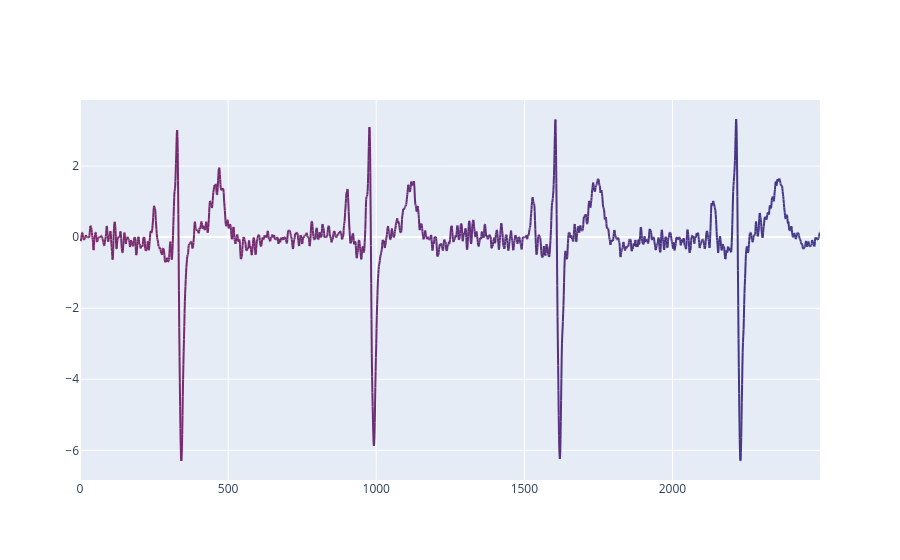

Notebook code for this chart:
### Code cell
def blend_colors_hex(start_color: str, end_color: str, activations: np.ndarray) -> np.ndarray:
    """
    Blends between two colors based on an array of blend factors.

    Parameters
    ----------
    start_color : str
        Hexadecimal color code for the start color.
    end_color : str
        Hexadecimal color code for the end color.
    activations : np.ndarray
        An array of blend factors where 0 corresponds to the start color and 1 to the end color.

    Returns
    -------
    np.ndarray
        An array of hexadecimal color codes resulting from the blends.

    Raises
    ------
    ValueError
        If any of the input blend factors are not within the range [0, 1].
    """
    if np.any((activations < 0) | (activations > 1)):
        raise ValueError("All blend factors must be between 0 and 1.")

    # Convert hexadecimal to RGB
    def hex_to_rgb(hex_color: str) -> Tuple[int]:
        return tuple(int(hex_color[i: i+2], 16) for i in (1, 3, 5))

    # Get RGB tuples
    start_rgb = np.array(hex_to_rgb(start_color))
    end_rgb = np.array(hex_to_rgb(end_color))

    # Blend RGB values
    blended_rgb = np.outer(1 - activations, start_rgb) + np.outer(activations, end_rgb)

    # Convert blended RGB back to hex codes
    return blended_rgb / 255

def colored_line_segments(data: np.ndarray, colors: np.ndarray, ax=None, **kwargs):
    """
    Plots line segments based on the provided data points, with each segment
    colored according to the corresponding color specification in `colors`.

    Parameters
    ----------
    data : np.ndarray
        Array of y-values for the line segments.
    colors : np.ndarray
        Array of colors, each color applied to the corresponding line segment
        between points i and i+1.

    Raises
    ------
    ValueError
        If the `colors` array does not have exactly one less element than the `data` array,
        as each segment needs a unique color.

    Returns
    -------
    None
    """
    if len(colors) != len(data) - 1:
        raise ValueError("Colors array must have one fewer elements than data array.")

    if ax is None:
        for i in range(len(data) - 1):
            plt.plot([i, i + 1], [data[i], data[i + 1]], color=colors[i], **kwargs)
    else:
        for i in range(len(data) - 1):
            ax.plot([i, i + 1], [data[i], data[i + 1]], color=colors[i], **kwargs)

def prep_saliency_values(attn_max, target_sample_length):
    # Resample to original sample size
    new_dims = [
        np.linspace(0, original_length-1, new_length) \
        for original_length, new_length in \
        zip(attn_max.shape, (target_sample_length - 1,))
    ]
    coords = np.meshgrid(*new_dims, indexing='ij')
    attn_max = map_coordinates(attn_max, coords)

    # Min-max normalization
    attn_max = attn_max - attn_max.min()
    attn_max = attn_max/attn_max.max()

    return attn_max

saliency_prepped = prep_saliency_values(
    attn_max.ravel(),
    attn_max.shape[0] * signal.shape[-1],
)
saliency_colors = blend_colors_hex('#0047AB', '#DC143C', saliency_prepped)
saliency_colors = (saliency_colors*255).astype(int)

# Define a custom colorscale from blue to red
colorscale = [[0, 'blue'], [1, 'red']]  # Simple gradient from blue to red

time = np.arange(2500)

# Create the figure
fig = go.Figure()
y_values = signal[:-1]
for i in range(len(y_values) - 1):
    fig.add_trace(
        go.Scatter(
            x=[time[i], time[i + 1]],
            y=[y_values[i], y_values[i + 1]],
            mode='lines',
            line=dict(color='rgb({},{},{})'.format(*saliency_colors[i]), width=2),
            showlegend=False  # Avoid cluttering the legend
        )
    )
fig['layout']['yaxis'].update(autorange = True)
fig['layout']['xaxis'].update(autorange = True)

fig.show()
